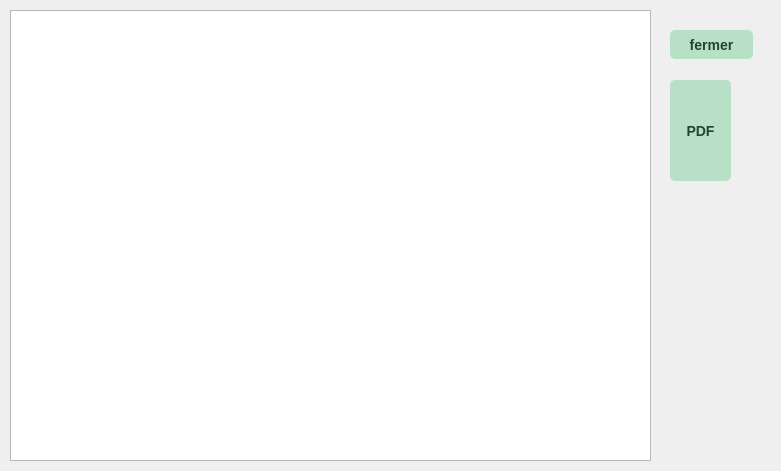
          <widget class="QStackedWidget" name="stackedWidget_statbar">
           <property name="geometry">
            <rect>
             <x>230</x>
             <y>220</y>
             <width>781</width>
             <height>471</height>
            </rect>
           </property>
           <property name="currentIndex">
            <number>2</number>
           </property>
           <widget class="QWidget" name="page_5"/>
           <widget class="QWidget" name="page_7"/>
           <widget class="QWidget" name="page_6">
            <widget class="QPushButton" name="pushButton_closeStackedWidgetbar">
             <property name="geometry">
              <rect>
               <x>670</x>
               <y>30</y>
               <width>83</width>
               <height>29</height>
              </rect>
             </property>
             <property name="styleSheet">
              <string notr="true">QPushButton {
    background-color: #b8e0c7;
    color: #1f472e;
    font-family: &quot;Roboto&quot;, sans-serif;
    font-size: 14px;
    font-weight: bold; /* texte en gras */
    border-radius: 5px; /* coins arrondis */
    transition: background-color 0.3s ease, border 0.3s ease, transform 0.3s ease; /* ajoute une transition pour l'agrandissement */
}

QPushButton:hover {
    background-color: #A0D6B4;
    border: 1px solid #4CAF50;
    box-shadow: 2px 2px 5px rgba(0, 0, 0, 0.3);
    transform: scale(1.05); /* agrandit le bouton de 5% */
}

</string>
             </property>
             <property name="text">
              <string>fermer</string>
             </property>
            </widget>
            <widget class="QGraphicsView" name="graphicsView_statistiques_2">
             <property name="geometry">
              <rect>
               <x>10</x>
               <y>10</y>
               <width>641</width>
               <height>451</height>
              </rect>
             </property>
             <property name="styleSheet">
              <string notr="true">width:50%;
height:50%;</string>
             </property>
            </widget>
            <widget class="QPushButton" name="pushButton_pdfrapportgeo_2">
             <property name="geometry">
              <rect>
               <x>670</x>
               <y>80</y>
               <width>61</width>
               <height>101</height>
              </rect>
             </property>
             <property name="styleSheet">
              <string notr="true">QPushButton {
    background-color: #b8e0c7;
    color: #1f472e;
    font-family: &quot;Roboto&quot;, sans-serif;
    font-size: 14px;
    font-weight: bold; /* texte en gras */
    border-radius: 5px; /* coins arrondis */
    transition: background-color 0.3s ease, border 0.3s ease, transform 0.3s ease; /* ajoute une transition pour l'agrandissement */
}

QPushButton:hover {
    background-color: #A0D6B4;
    border: 1px solid #4CAF50;
    box-shadow: 2px 2px 5px rgba(0, 0, 0, 0.3);
    transform: scale(1.05); /* agrandit le bouton de 5% */
}

</string>
             </property>
             <property name="text">
              <string>PDF</string>
             </property>
            </widget>
           </widget>
          </widget>
